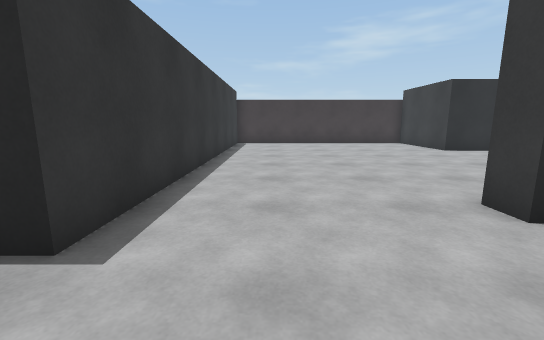
View 1 (above)

24 first-person views from a walk through a scene from a Unity 3-D project. The camera is 1.2 m above the floor, tilts 10° down and sees 90° across. The floor is counted in squares, 1 m on a side. Each view is taken from the middle of a square. On the plan, view 1 faces up. The plan holds only what a view shows up to about 13 squares ahead; the rest is blank. The place goes on beyond the plan. The player character is not drawn.

View 2
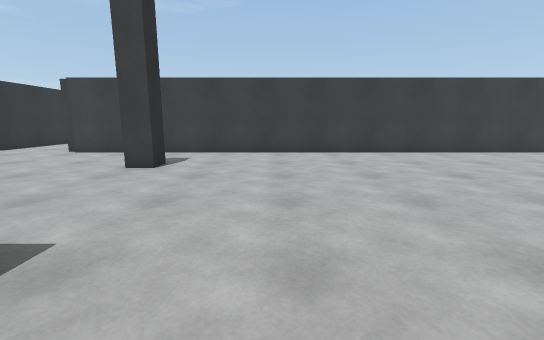

View 3
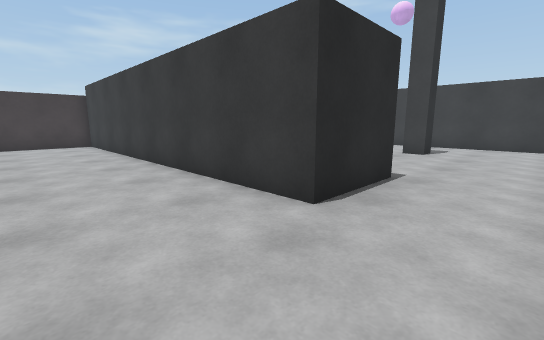

View 4
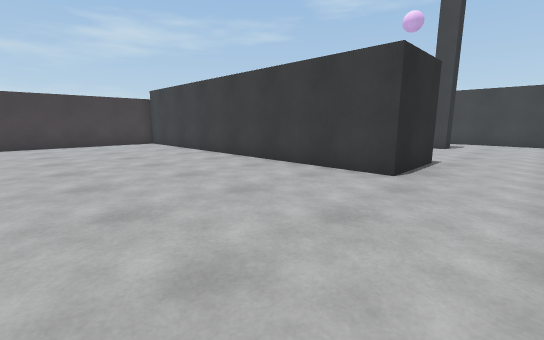

View 5
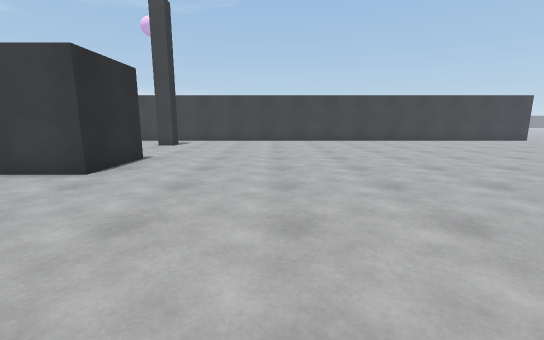

View 6
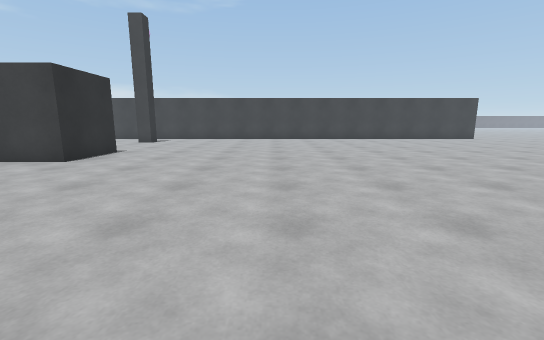

View 7
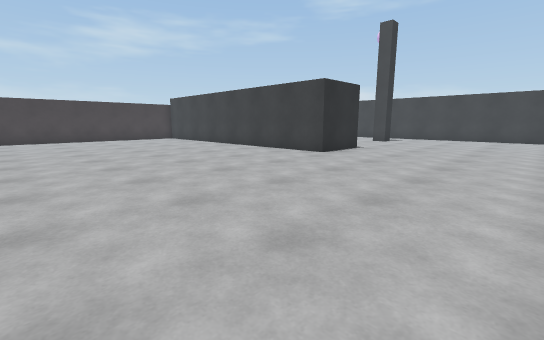

View 8
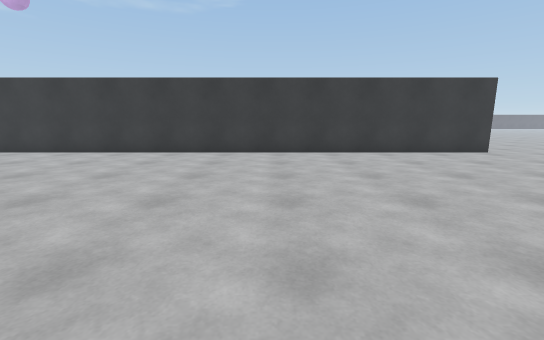

View 9
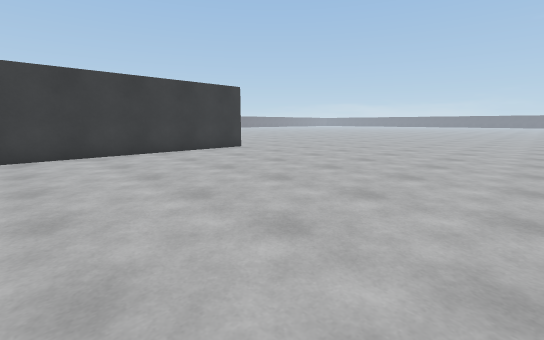

View 10
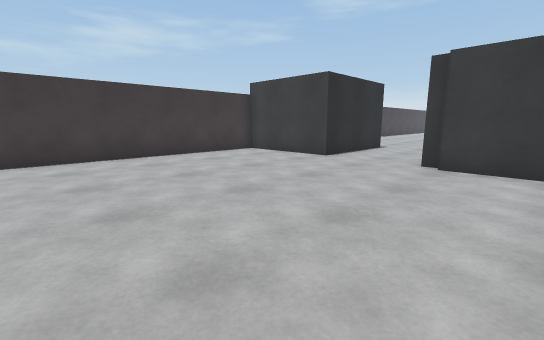

View 11
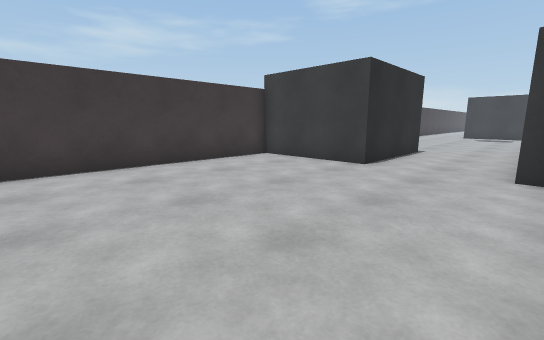

View 12
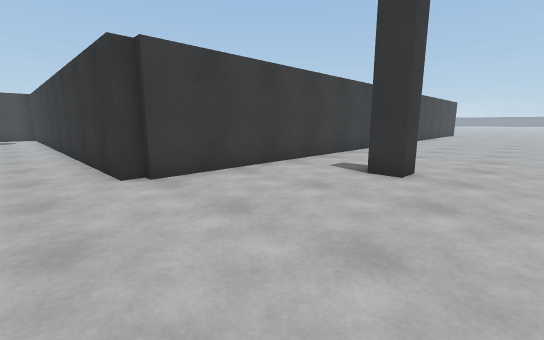

View 13
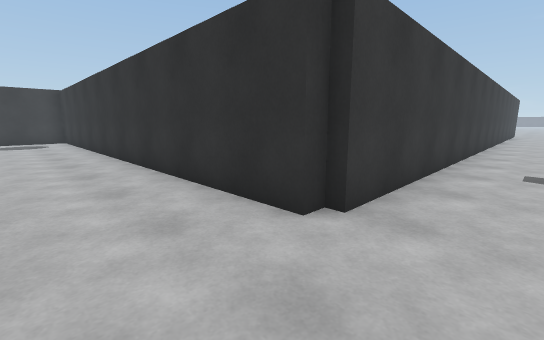

View 14
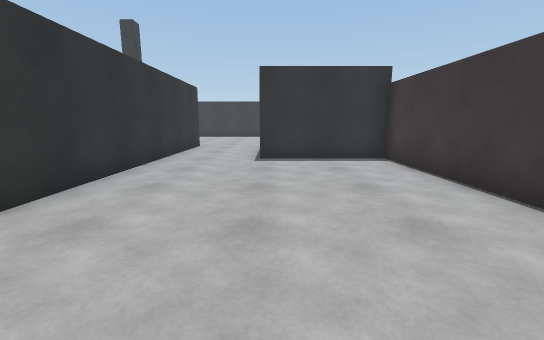

View 15
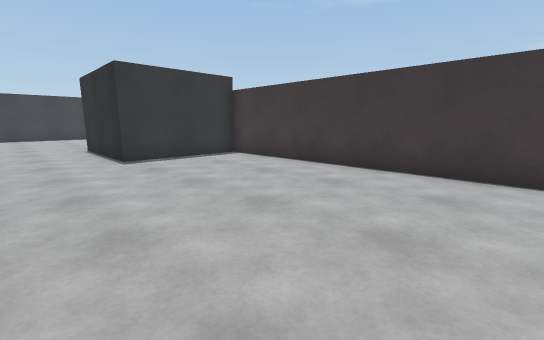

View 16
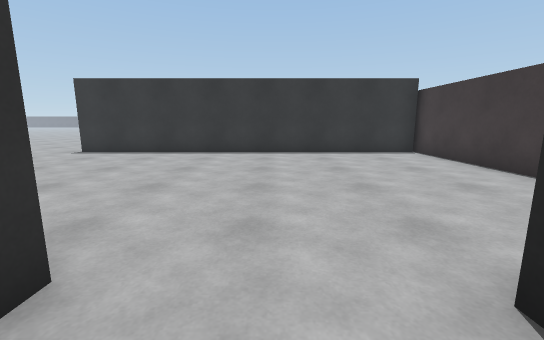

View 17
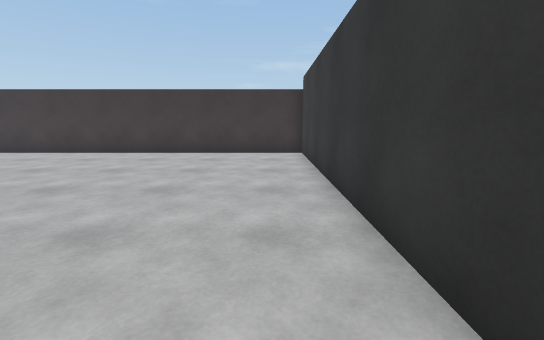

View 18
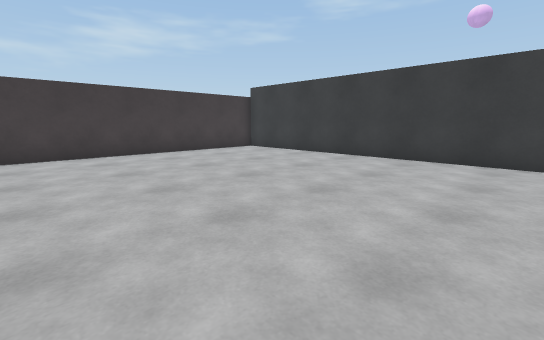

View 19
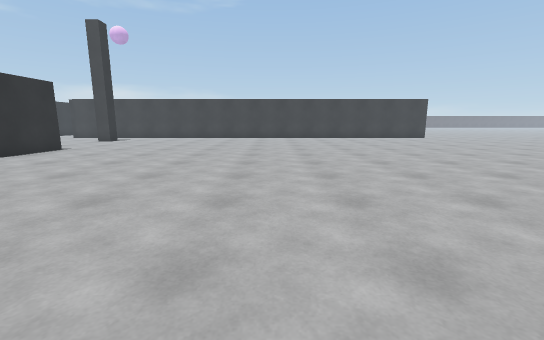

View 20
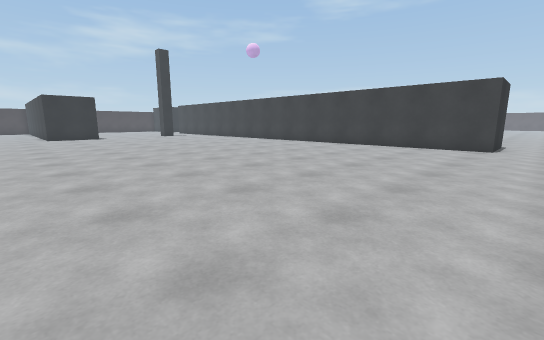

View 21
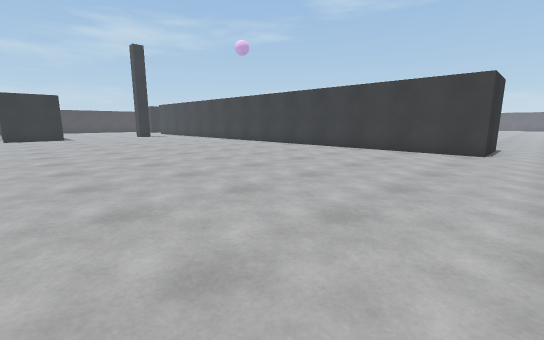

View 22
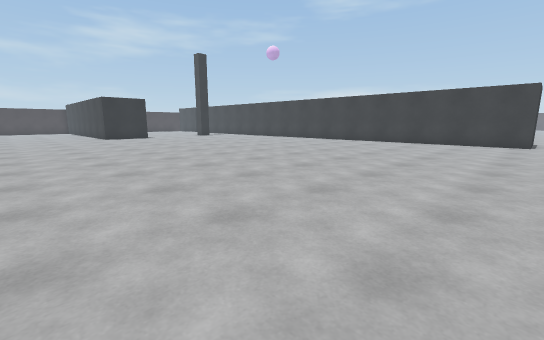

View 23
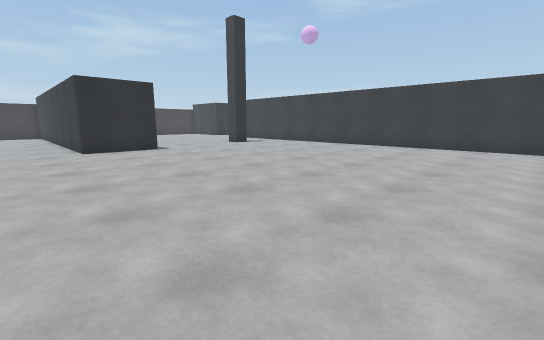

View 24
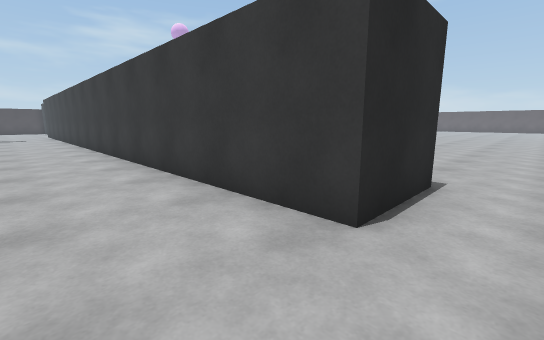

### Floor plan
Points are (right, up) in squares from view 1. A wall is a line through its corners. A room is listed if a view was taken in it or the views show most of it. See-through windows are left out.
Room 1 (views 1, 2, 3, 4, 5, 6, 7, 8, 9, 10, 11, 12, 13, 14, 15, 16, 17, 18, 19, 20, 21, 22, 23, 24)
walls: (4, 3.1) (3.1, 3.1) (3.1, 3.9) (4, 3.9); (7.1, 7.8) (7.1, 8.3) (21, 8.3); (-2, 15.8) (-2, 2.3) (-4.8, 2.3) (-4.8, 15.8) (-14.5, 15.8); (9.6, -18.6) (6.8, -18.6) (6.8, 7.9); (21.1, 15.8) (12, 15.8) (12, 11.6) (7.4, 11.6) (7.4, 15.8) (-2.2, 15.8)
ways out: opening at (9.5, -19.5)

Positions as (right, up) in squares from view 1, and headings:
1: (0, 0), facing up
2: (-4, 0), facing right
3: (-8, 0), facing up-right
4: (-11, 0), facing up-right
5: (-11, -2), facing right
6: (-13, -4), facing right
7: (-14, -4), facing up-right
8: (-4, -10), facing right
9: (-4, -10), facing down-right
10: (-1, 6), facing up-right
11: (0, 8), facing up-right
12: (1, 10), facing down-right
13: (5, 11), facing down-right
14: (21, 12), facing left
15: (21, 9), facing up-left
16: (9, 10), facing left
17: (-6, 5), facing up
18: (-14, 5), facing up-right
19: (-14, -7), facing right
20: (-7, -20), facing up-right
21: (-5, -20), facing up-right
22: (-10, -19), facing up-right
23: (-7, -10), facing up-right
24: (4, -20), facing up-right
